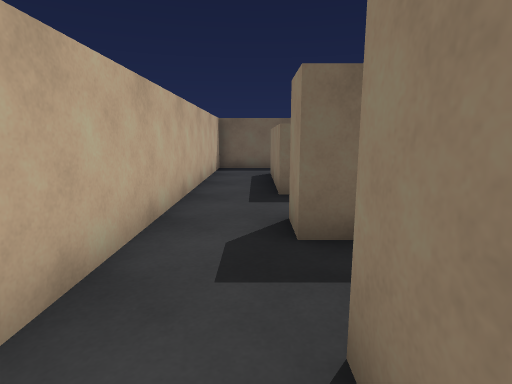
View 1 (above)

22 first-person views from a walk through a Unity game level. The camera is 1.2 m above the floor, tilts 10° down and sees 80° across. The floor is counted in squares, 1 m on a side. Each view is taken from the middle of a square. On the plan, view 1 faces up. The plan holds only what a view shows up to about 13 squares ahead; the rest is blank. The place goes on beyond the plan. The player is left out.

View 2
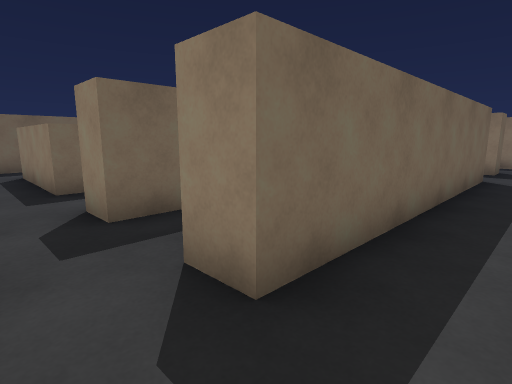

View 3
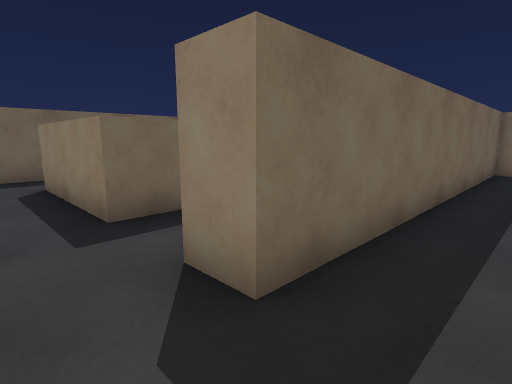

View 4
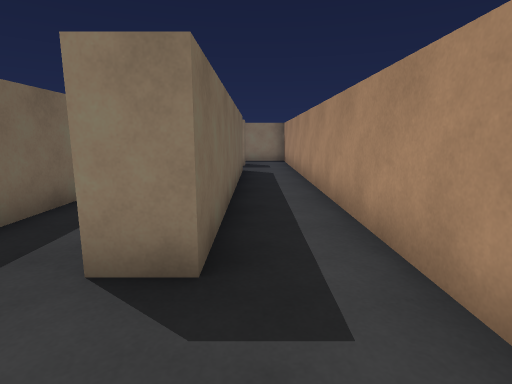

View 5
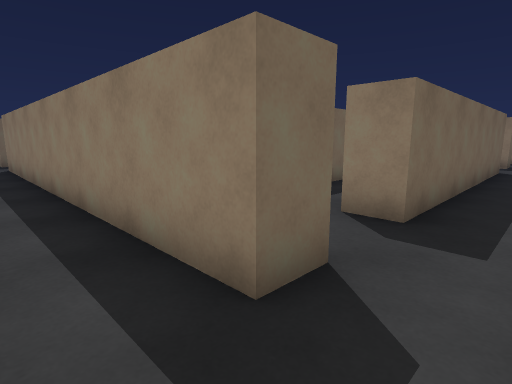

View 6
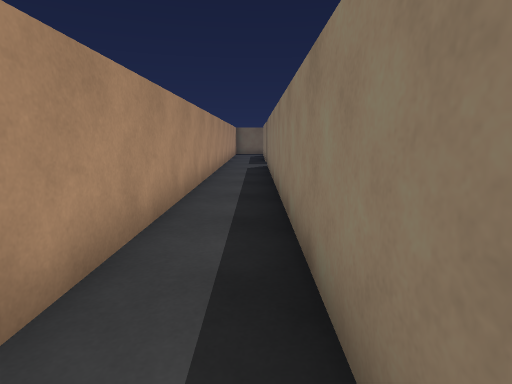

View 7
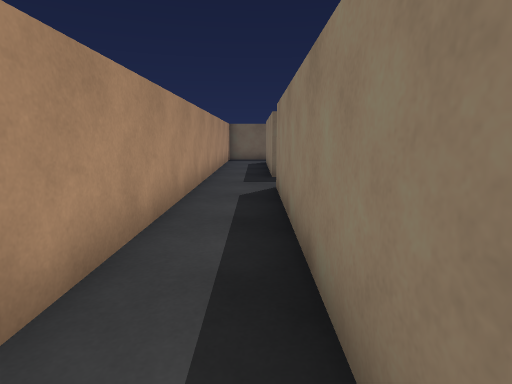

View 8
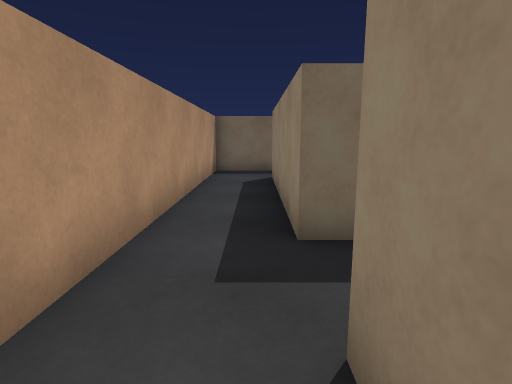

View 9
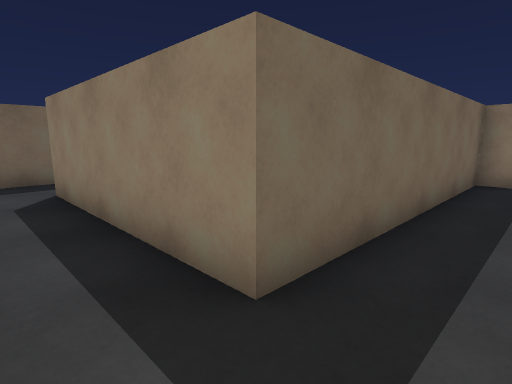

View 10
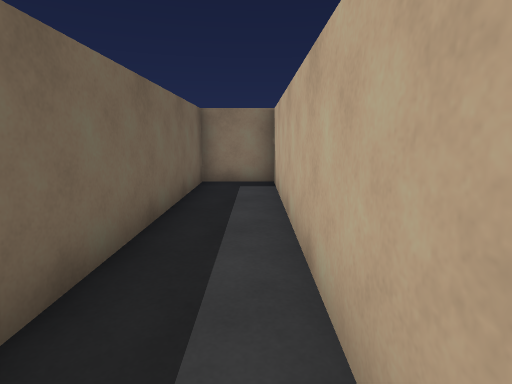

View 11
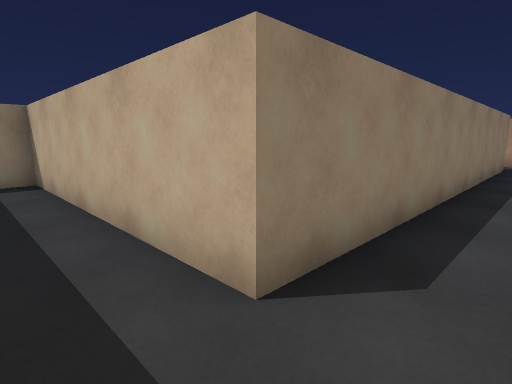

View 12
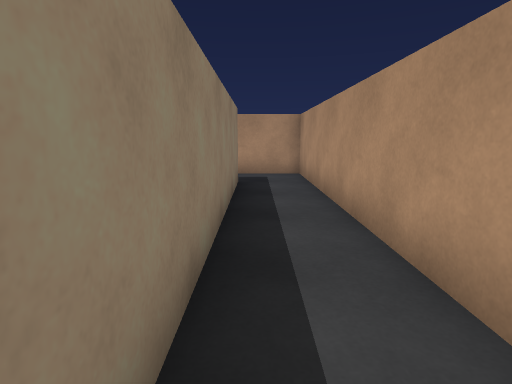

View 13
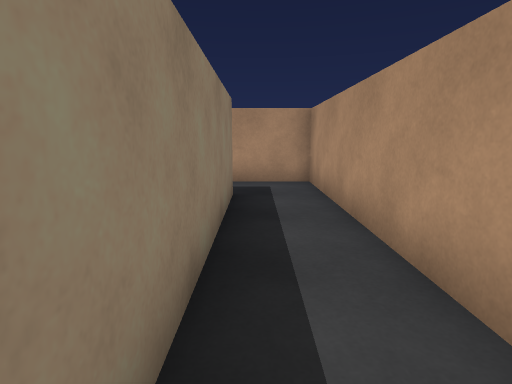

View 14
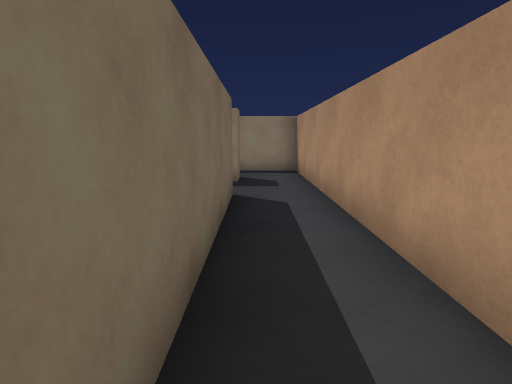

View 15
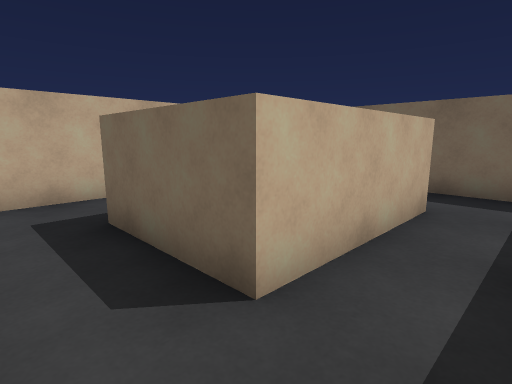

View 16
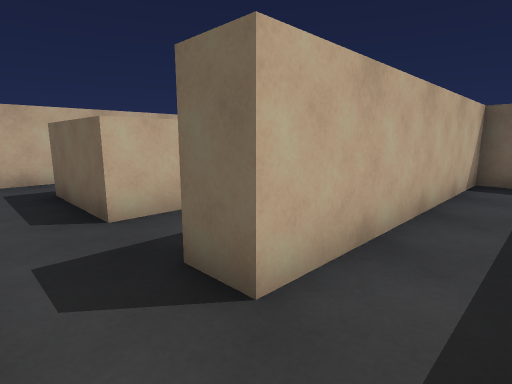

View 17
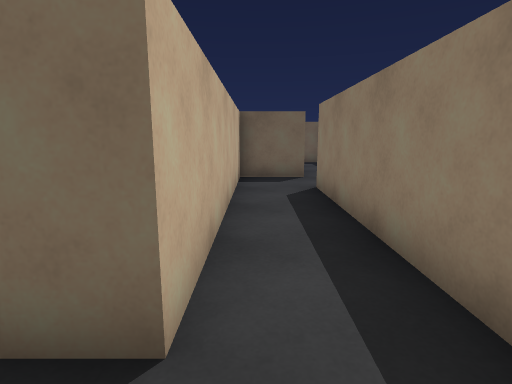

View 18
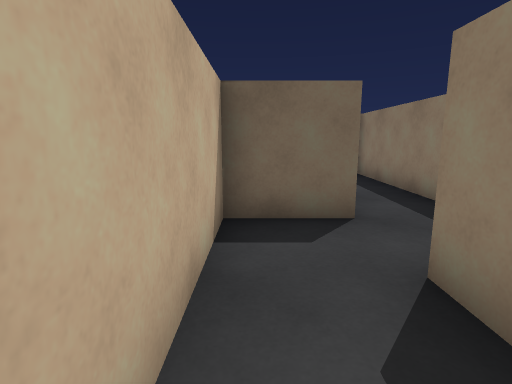

View 19
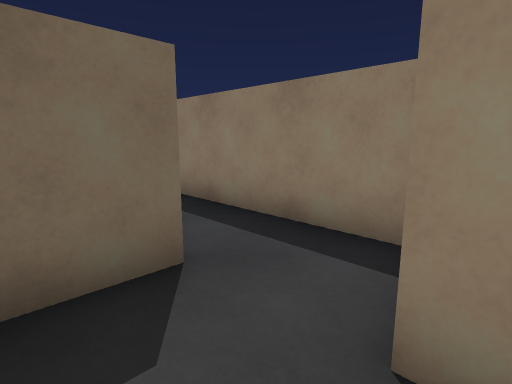

View 20
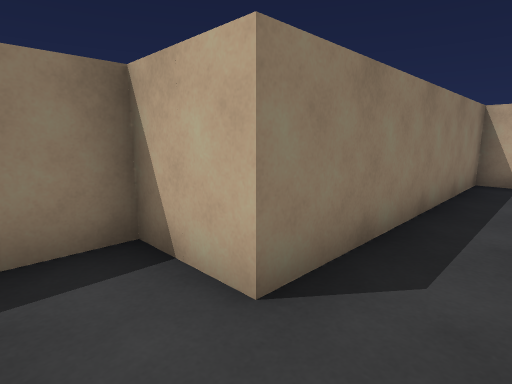

View 21
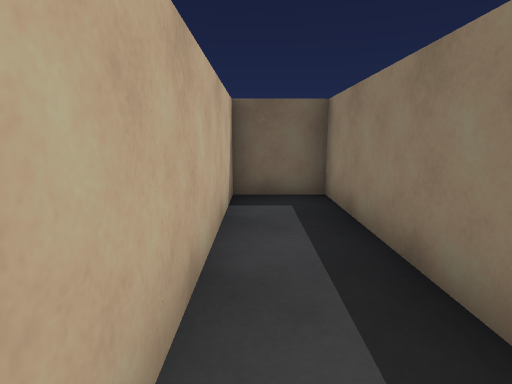

View 22
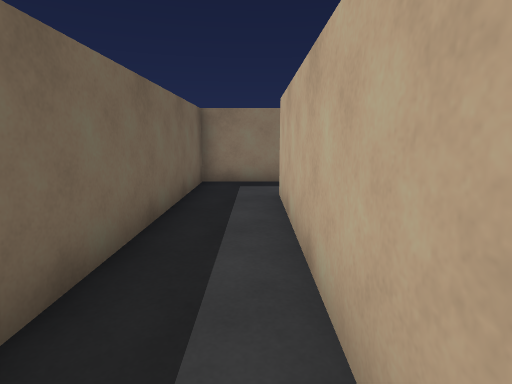

### Floor plan
Key: @ floor where view 1 was taken; # wall or solid block; . floor; ^ raised ledge.
Columns run from 5 left of view 1 to 15 right of it. Each row starts with its distance up from view 1.
 24 ####
 23 #...
 22 #...
 21 #..#         ####
 20 #..#         #..#
 19 #..#         #..#
 18 #..#         #..#
 17 #..#         #..#
 16 #..######### #..#
 15 #..........###..#
 14 #..........#....#
 13 #..#########....#
 12 #..#... ...#..###
 11 #..#... ...#..#
 10 #..#..^ ^..#..#
  9 #..#..^ ^..#..#
  8 #..#..^ ^..#..#
  7 #..#..^^^..#..#
  6 #..#..........#
  5 #..#..........#
  4 #..#..############
  3 #..#.............#
  2 #..#.............#
  1 #..#..#########..#  #
  0 #....@..............#
 -1 #...................#
 -2 #####################

Where each view was taken, in squares from view 1:
view 1: 0 up, 0 right, facing up
view 2: 1 down, 1 left, facing up-right
view 3: 2 up, 1 left, facing up-right
view 4: 0 up, 2 left, facing right
view 5: 1 down, 4 left, facing up-right
view 6: 0 up, 3 left, facing up
view 7: 6 up, 3 left, facing up
view 8: 12 up, 3 left, facing up
view 9: 14 up, 4 left, facing up-right
view 10: 14 up, 3 left, facing right
view 11: 15 up, 4 left, facing down-right
view 12: 9 up, 3 left, facing down
view 13: 7 up, 3 left, facing down
view 14: 0 up, 3 right, facing right
view 15: 5 up, 5 right, facing up-left
view 16: 5 up, 8 right, facing up-left
view 17: 5 up, 7 right, facing up
view 18: 10 up, 7 right, facing up
view 19: 12 up, 7 right, facing up-right
view 20: 14 up, 7 right, facing down-right
view 21: 14 up, 9 right, facing up
view 22: 2 up, 3 right, facing right
